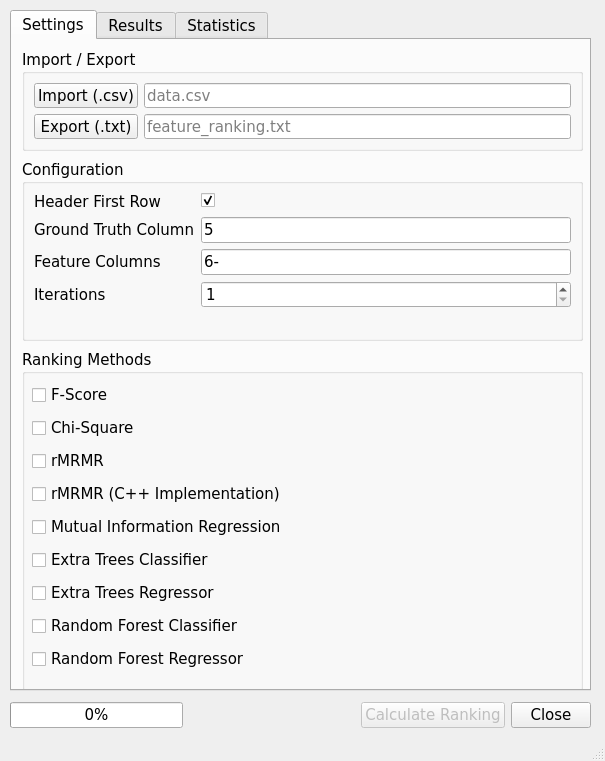
<?xml version="1.0" encoding="UTF-8"?>
<ui version="4.0">
 <class>MainWindow</class>
 <widget class="QMainWindow" name="MainWindow">
  <property name="geometry">
   <rect>
    <x>0</x>
    <y>0</y>
    <width>605</width>
    <height>761</height>
   </rect>
  </property>
  <property name="font">
   <font>
    <family>DejaVu Sans</family>
    <pointsize>11</pointsize>
   </font>
  </property>
  <property name="acceptDrops">
   <bool>true</bool>
  </property>
  <property name="windowTitle">
   <string>Feature Ranking</string>
  </property>
  <widget class="QWidget" name="centralwidget">
   <widget class="QTabWidget" name="tabs">
    <property name="geometry">
     <rect>
      <x>10</x>
      <y>10</y>
      <width>581</width>
      <height>681</height>
     </rect>
    </property>
    <property name="currentIndex">
     <number>0</number>
    </property>
    <widget class="QWidget" name="tab_config">
     <property name="accessibleName">
      <string/>
     </property>
     <attribute name="title">
      <string>Settings</string>
     </attribute>
     <widget class="QGroupBox" name="file_group">
      <property name="geometry">
       <rect>
        <x>10</x>
        <y>10</y>
        <width>561</width>
        <height>101</height>
       </rect>
      </property>
      <property name="title">
       <string>Import / Export</string>
      </property>
      <layout class="QGridLayout" name="gridLayout">
       <item row="1" column="1">
        <widget class="QPushButton" name="export_btn">
         <property name="toolTip">
          <string>Export the ranking results as a text file</string>
         </property>
         <property name="text">
          <string>Export (.txt)</string>
         </property>
        </widget>
       </item>
       <item row="0" column="1">
        <widget class="QPushButton" name="import_btn">
         <property name="toolTip">
          <string>Import a MSR &amp; MET data .csv file</string>
         </property>
         <property name="text">
          <string>Import (.csv)</string>
         </property>
        </widget>
       </item>
       <item row="0" column="3">
        <widget class="QLineEdit" name="import_file">
         <property name="readOnly">
          <bool>true</bool>
         </property>
         <property name="placeholderText">
          <string>data.csv</string>
         </property>
        </widget>
       </item>
       <item row="1" column="3">
        <widget class="QLineEdit" name="export_file">
         <property name="placeholderText">
          <string>feature_ranking.txt</string>
         </property>
        </widget>
       </item>
      </layout>
     </widget>
     <widget class="QGroupBox" name="method_selection_group">
      <property name="geometry">
       <rect>
        <x>10</x>
        <y>310</y>
        <width>561</width>
        <height>341</height>
       </rect>
      </property>
      <property name="title">
       <string>Ranking Methods</string>
      </property>
      <widget class="QWidget" name="gridLayoutWidget">
       <property name="geometry">
        <rect>
         <x>10</x>
         <y>30</y>
         <width>421</width>
         <height>296</height>
        </rect>
       </property>
       <layout class="QGridLayout" name="gridLayout_2">
        <item row="6" column="0">
         <widget class="QCheckBox" name="mutual_info_regression">
          <property name="text">
           <string>Mutual Information Regression</string>
          </property>
         </widget>
        </item>
        <item row="15" column="0">
         <widget class="QCheckBox" name="random_forest_regressor">
          <property name="text">
           <string>Random Forest Regressor</string>
          </property>
         </widget>
        </item>
        <item row="11" column="0">
         <widget class="QCheckBox" name="extra_trees_classifier">
          <property name="text">
           <string>Extra Trees Classifier</string>
          </property>
         </widget>
        </item>
        <item row="4" column="0">
         <widget class="QCheckBox" name="rmrmr">
          <property name="text">
           <string>rMRMR</string>
          </property>
          <property name="checked">
           <bool>false</bool>
          </property>
         </widget>
        </item>
        <item row="13" column="0">
         <widget class="QCheckBox" name="random_forest_classifier">
          <property name="text">
           <string>Random Forest Classifier</string>
          </property>
         </widget>
        </item>
        <item row="12" column="0">
         <widget class="QCheckBox" name="extra_trees_regressor">
          <property name="text">
           <string>Extra Trees Regressor</string>
          </property>
         </widget>
        </item>
        <item row="3" column="0">
         <widget class="QCheckBox" name="chi_square">
          <property name="text">
           <string>Chi-Square</string>
          </property>
         </widget>
        </item>
        <item row="2" column="0">
         <widget class="QCheckBox" name="f_score">
          <property name="text">
           <string>F-Score</string>
          </property>
         </widget>
        </item>
        <item row="5" column="0">
         <widget class="QCheckBox" name="rmrmr_cpp">
          <property name="text">
           <string>rMRMR (C++ Implementation)</string>
          </property>
          <property name="checked">
           <bool>false</bool>
          </property>
         </widget>
        </item>
       </layout>
      </widget>
     </widget>
     <widget class="QGroupBox" name="config_group">
      <property name="geometry">
       <rect>
        <x>10</x>
        <y>120</y>
        <width>561</width>
        <height>181</height>
       </rect>
      </property>
      <property name="title">
       <string>Configuration</string>
      </property>
      <layout class="QVBoxLayout" name="verticalLayout">
       <property name="bottomMargin">
        <number>0</number>
       </property>
       <item>
        <layout class="QFormLayout" name="config_form_layout">
         <item row="5" column="1">
          <widget class="QLineEdit" name="gt_col">
           <property name="text">
            <string>5</string>
           </property>
          </widget>
         </item>
         <item row="5" column="0">
          <widget class="QLabel" name="gt_label">
           <property name="text">
            <string>Ground Truth Column</string>
           </property>
          </widget>
         </item>
         <item row="3" column="0">
          <widget class="QLabel" name="csv_header_label">
           <property name="text">
            <string>Header First Row</string>
           </property>
          </widget>
         </item>
         <item row="3" column="1">
          <widget class="QCheckBox" name="csv_header_checkbox">
           <property name="text">
            <string/>
           </property>
           <property name="checked">
            <bool>true</bool>
           </property>
          </widget>
         </item>
         <item row="6" column="0">
          <widget class="QLabel" name="feature_col_label">
           <property name="text">
            <string>Feature Columns</string>
           </property>
          </widget>
         </item>
         <item row="6" column="1">
          <widget class="QLineEdit" name="feature_cols">
           <property name="toolTip">
            <string>Ranges like &quot;6-&quot;, &quot;6-9&quot; or comma separated columns &quot;6,8,9&quot;</string>
           </property>
           <property name="text">
            <string>6-</string>
           </property>
          </widget>
         </item>
         <item row="7" column="0">
          <widget class="QLabel" name="iterations_label">
           <property name="whatsThis">
            <string>Determines how many iterations the ranking method should run.</string>
           </property>
           <property name="text">
            <string>Iterations</string>
           </property>
          </widget>
         </item>
         <item row="7" column="1">
          <widget class="QSpinBox" name="iterations">
           <property name="accelerated">
            <bool>true</bool>
           </property>
           <property name="minimum">
            <number>1</number>
           </property>
           <property name="maximum">
            <number>100000</number>
           </property>
          </widget>
         </item>
        </layout>
       </item>
      </layout>
     </widget>
    </widget>
    <widget class="QWidget" name="tab_results">
     <attribute name="title">
      <string>Results</string>
     </attribute>
     <widget class="QGroupBox" name="result_group">
      <property name="geometry">
       <rect>
        <x>10</x>
        <y>10</y>
        <width>561</width>
        <height>601</height>
       </rect>
      </property>
      <property name="title">
       <string>Ranking Results</string>
      </property>
      <widget class="QTextEdit" name="ranking_results">
       <property name="geometry">
        <rect>
         <x>10</x>
         <y>30</y>
         <width>541</width>
         <height>531</height>
        </rect>
       </property>
      </widget>
      <widget class="QToolButton" name="clear_results_btn">
       <property name="geometry">
        <rect>
         <x>500</x>
         <y>570</y>
         <width>51</width>
         <height>21</height>
        </rect>
       </property>
       <property name="text">
        <string>Clear</string>
       </property>
      </widget>
     </widget>
    </widget>
    <widget class="QWidget" name="tab">
     <attribute name="title">
      <string>Statistics</string>
     </attribute>
    </widget>
   </widget>
   <widget class="QWidget" name="horizontalLayoutWidget">
    <property name="geometry">
     <rect>
      <x>10</x>
      <y>700</y>
      <width>581</width>
      <height>31</height>
     </rect>
    </property>
    <layout class="QHBoxLayout" name="horizontalLayout">
     <item>
      <widget class="QProgressBar" name="progress_bar">
       <property name="value">
        <number>0</number>
       </property>
      </widget>
     </item>
     <item>
      <spacer name="horizontalSpacer">
       <property name="orientation">
        <enum>Qt::Horizontal</enum>
       </property>
       <property name="sizeHint" stdset="0">
        <size>
         <width>40</width>
         <height>20</height>
        </size>
       </property>
      </spacer>
     </item>
     <item>
      <widget class="QPushButton" name="calculate_btn">
       <property name="enabled">
        <bool>false</bool>
       </property>
       <property name="text">
        <string>Calculate Ranking</string>
       </property>
      </widget>
     </item>
     <item>
      <widget class="QPushButton" name="close_btn">
       <property name="text">
        <string>Close</string>
       </property>
      </widget>
     </item>
    </layout>
   </widget>
  </widget>
  <widget class="QStatusBar" name="statusbar"/>
 </widget>
 <resources/>
 <connections/>
</ui>
